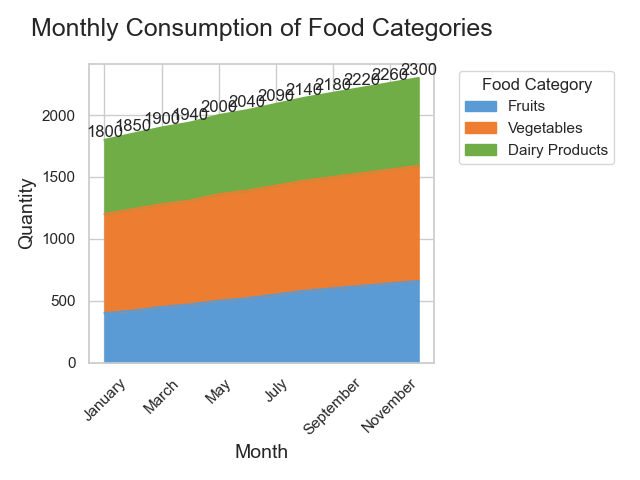

Source code (Python):

import seaborn as sns
import pandas as pd
import matplotlib.pyplot as plt

# Data
data = {
    'Month': ['January', 'February', 'March', 'April', 'May', 'June', 'July', 'August', 
              'September', 'October', 'November', 'December'],
    'Fruits': [400, 420, 450, 470, 500, 520, 550, 580, 600, 620, 640, 660],
    'Vegetables': [800, 820, 830, 840, 860, 870, 880, 890, 900, 910, 920, 930],
    'Dairy Products': [600, 610, 620, 630, 640, 650, 660, 670, 680, 690, 700, 710]
}

# Create a DataFrame
df = pd.DataFrame(data)

# Wide to long format for stacking
df_long = pd.melt(df, id_vars='Month', var_name='Food Category', value_name='Quantity')

# Transform the Month to categorical type so the order is kept in the plotting
df_long['Month'] = pd.Categorical(df_long['Month'], 
                                  categories=['January', 'February', 'March', 'April', 'May', 'June', 
                                              'July', 'August', 'September', 'October', 'November', 'December'],
                                  ordered=True)

# Set the figure size
plt.figure(figsize=(18, 10))

# Stacked area plot
sns.set_theme(style="whitegrid")
pal = ['#5b9bd5', '#ed7d31', '#70ad47']

# Plot stack area chart
ax = df.set_index('Month').plot(kind='area', stacked=True, color=pal)

# Annotate the chart with total quantity per month
df['Total'] = df['Fruits'] + df['Vegetables'] + df['Dairy Products']
for idx, total in enumerate(df['Total']):
    ax.text(idx, total, str(total), va='bottom', ha='center')

# Customize title and labels
ax.set_title('Monthly Consumption of Food Categories', fontsize=18, pad=20)
ax.set_ylabel('Quantity', fontsize=14)
ax.set_xlabel('Month', fontsize=14)

# Rotate x-axis labels for better readability
plt.xticks(rotation=45)

# Add legend
plt.legend(title='Food Category', loc='upper left', bbox_to_anchor=(1.05, 1))

# Show the plot
plt.tight_layout()
plt.show()
